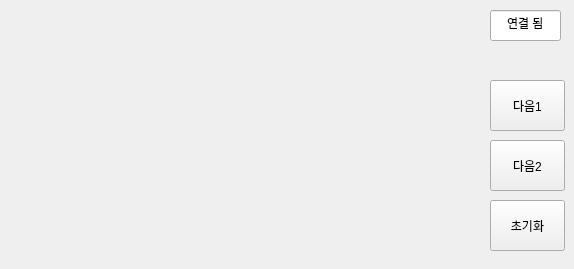
      <widget class="QWidget" name="CON_BOARD">
       <widget class="QPushButton" name="BTN_INIT_CON_BOARD_INIT">
        <property name="geometry">
         <rect>
          <x>490</x>
          <y>200</y>
          <width>75</width>
          <height>51</height>
         </rect>
        </property>
        <property name="text">
         <string>초기화</string>
        </property>
       </widget>
       <widget class="QLineEdit" name="LE_CON_BOARD">
        <property name="geometry">
         <rect>
          <x>490</x>
          <y>10</y>
          <width>71</width>
          <height>31</height>
         </rect>
        </property>
        <property name="text">
         <string>연결 됨</string>
        </property>
        <property name="alignment">
         <set>Qt::AlignCenter</set>
        </property>
        <property name="readOnly">
         <bool>true</bool>
        </property>
       </widget>
       <widget class="QPushButton" name="BTN_INIT_CON_BOARD_1">
        <property name="geometry">
         <rect>
          <x>490</x>
          <y>80</y>
          <width>75</width>
          <height>51</height>
         </rect>
        </property>
        <property name="text">
         <string>다음1</string>
        </property>
       </widget>
       <widget class="QLabel" name="IMAGE_INIT_CON_BOARD">
        <property name="geometry">
         <rect>
          <x>10</x>
          <y>10</y>
          <width>450</width>
          <height>250</height>
         </rect>
        </property>
        <property name="text">
         <string/>
        </property>
        <property name="pixmap">
         <pixmap resource="resource.qrc">:/build/image/error/ro1.png</pixmap>
        </property>
        <property name="scaledContents">
         <bool>true</bool>
        </property>
        <property name="alignment">
         <set>Qt::AlignCenter</set>
        </property>
       </widget>
       <widget class="QPushButton" name="BTN_INIT_CON_BOARD_2">
        <property name="geometry">
         <rect>
          <x>490</x>
          <y>140</y>
          <width>75</width>
          <height>51</height>
         </rect>
        </property>
        <property name="text">
         <string>다음2</string>
        </property>
       </widget>
      </widget>
